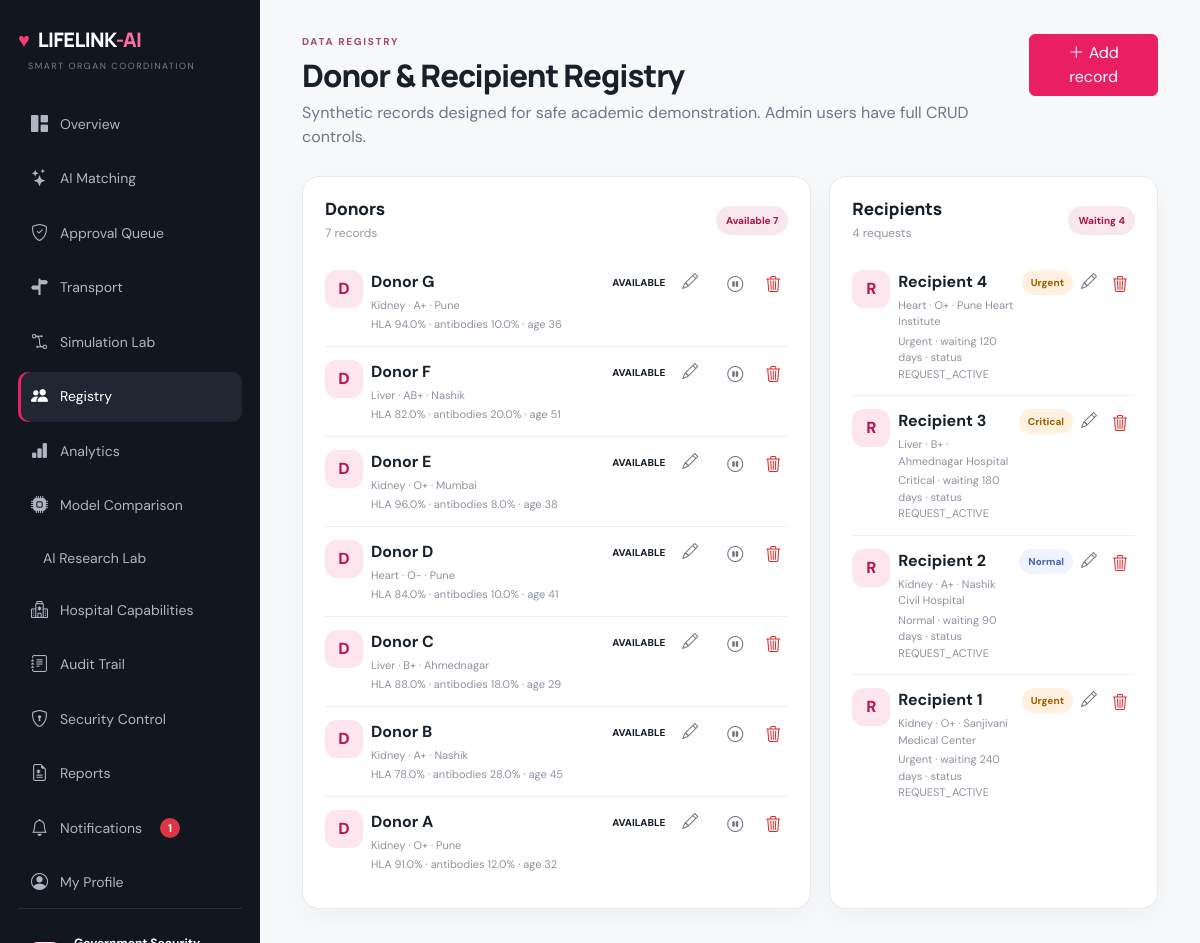
The page /data (signed in) on the database its author committed.
### app/models.py (models this page shows)
class Donor(db.Model):
    id = db.Column(db.Integer, primary_key=True)
    name = db.Column(db.String(120), nullable=False)
    organ = db.Column(db.String(40), nullable=False)
    blood_group = db.Column(db.String(5), nullable=False)
    age = db.Column(db.Integer, nullable=False)
    hla_match = db.Column(db.Float, default=0)
    antibodies = db.Column(db.Float, default=0)
    medical_history = db.Column(db.Float, default=0)
    location = db.Column(db.String(160), nullable=False)
    harvest_hours = db.Column(db.Float, default=0)
    status = db.Column(db.String(30), default='REGISTERED', index=True)
    doctor_approval = db.Column(db.String(20), default='PENDING')
    hospital_approval = db.Column(db.String(20), default='PENDING')
    admin_approval = db.Column(db.String(20), default='PENDING')
    consent = db.Column(db.String(20), default='PENDING')
    approved_by_doctor = db.Column(db.Integer, db.ForeignKey('user.id'))
    approved_by_hospital = db.Column(db.Integer, db.ForeignKey('user.id'))
    approved_by_admin = db.Column(db.Integer, db.ForeignKey('user.id'))
    doctor_decided_at = db.Column(db.DateTime)
    hospital_decided_at = db.Column(db.DateTime)
    admin_decided_at = db.Column(db.DateTime)
    rejection_reason = db.Column(db.Text)
    available_at = db.Column(db.DateTime)
    created_at = db.Column(db.DateTime, default=datetime.utcnow)

class Recipient(db.Model):
    id = db.Column(db.Integer, primary_key=True)
    name = db.Column(db.String(120), nullable=False)
    organ = db.Column(db.String(40), nullable=False)
    blood_group = db.Column(db.String(5), nullable=False)
    age = db.Column(db.Integer, nullable=False)
    hla_match = db.Column(db.Float, default=0)
    antibodies = db.Column(db.Float, default=0)
    medical_history = db.Column(db.Float, default=0)
    waiting_days = db.Column(db.Integer, default=0)
    location = db.Column(db.String(160), nullable=False)
    urgency = db.Column(db.String(20), default='Normal')
    status = db.Column(db.String(30), default='RECIPIENT_REGISTERED', index=True)
    doctor_approval = db.Column(db.String(20), default='PENDING')
    consent = db.Column(db.String(20), default='PENDING')
    approved_by_doctor = db.Column(db.Integer, db.ForeignKey('user.id'))
    doctor_decided_at = db.Column(db.DateTime)
    rejection_reason = db.Column(db.Text)
    activated_at = db.Column(db.DateTime)
    created_at = db.Column(db.DateTime, default=datetime.utcnow)

### app/routes.py (the view)
@bp.route('/data')
@login_required
@require_page('data')
def data():
    if current_user.role in ['Hospital','Doctor']: monitor_sensitive_access('Registry view')
    return render_template('data.html', donors=Donor.query.order_by(Donor.created_at.desc()).all(), recipients=Recipient.query.order_by(Recipient.created_at.desc()).all(), organs=ORGANS, blood=BLOOD, **page_data())

### app/routes.py (called while the page is built)
@bp.before_app_request
def csrf_protect():
    if 'csrf_token' not in request.cookies:
        pass
    from flask import session
    if 'csrf_token' not in session: session['csrf_token']=secrets.token_urlsafe(32)
    if request.method=='POST' and request.endpoint not in {'main.login','main.register'}:
        token=(request.get_json(silent=True) or {}).get('_csrf') if request.is_json else request.form.get('_csrf')
        if not token or not secrets.compare_digest(token,session['csrf_token']): abort(400, description='Invalid or missing security token. Refresh the page and try again.')

def allowed(page): return current_user.role in PERMISSIONS and page in PERMISSIONS[current_user.role]

def require_page(page):
    def deco(fn):
        @wraps(fn)
        def wrapped(*a,**k):
            if not allowed(page): abort(403)
            return fn(*a,**k)
        return wrapped
    return deco

def page_data():
    unread=0
    if current_user.is_authenticated:
        unread=Notification.query.filter_by(user_id=current_user.id,is_read=False).count()
    return dict(active=request.endpoint or '', unread_notifications=unread)

### app/templates/data.html (shortened to what this page needs)
{% extends 'base.html' %}{% block content %}<div class="topbar"><div><div class="eyebrow">DATA REGISTRY</div><h1>Donor & Recipient Registry</h1><p class="muted">Synthetic records designed for safe academic demonstration. Admin users have full CRUD controls.</p></div>{% if current_user.role=='Admin' %}<button class="btn btn-primary" data-bs-toggle="modal" data-bs-target="#addModal"><i class="bi bi-plus-lg"></i> Add record</button>{% endif %}</div><div class="grid2"><div class="panel"><div class="panel-head"><div><h3>Donors</h3><p>{{donors|length}} records</p></div><span class="badge-soft">Available {{donors|selectattr('status','equalto','AVAILABLE')|list|length}}</span></div>{% for d in donors %}<div class="registry-row"><div class="avatar">{{d.name[0]}}</div><div class="flex-grow-1"><b>{{d.name}}</b><small>{{d.organ}} · {{d.blood_group}} · {{d.location}}</small><small>HLA {{d.hla_match}}% · antibodies {{d.antibodies}}% · age {{d.age}}</small></div><span class="status {{d.status|lower}}">{{d.status}}</span>{% if current_user.role=='Admin' %}<a class="icon-btn" href="/donor/{{d.id}}/edit" title="Edit"><i class="bi bi-pencil"></i></a>{% if d.status!='RESERVED' %}<form method="post" action="/donor/{{d.id}}/status"><button class="icon-btn" title="Mark unavailable"><i class="bi bi-pause-circle"></i></button></form>{% endif %}<form method="post" action="/donor/{{d.id}}/delete" onsubmit="return confirm('Delete this donor record?')"><button class="icon-btn danger" title="Delete"><i class="bi bi-trash3"></i></button></form>{% endif %}</div>{% endfor %}</div><div class="panel"><div class="panel-head"><div><h3>Recipients</h3><p>{{recipients|length}} requests</p></div><span class="badge-soft">Waiting {{recipients|selectattr('status','equalto','REQUEST_ACTIVE')|list|length}}</span></div>{% for r in recipients %}<div class="registry-row"><div class="avatar">{{r.name[0]}}</div><div class="flex-grow-1"><b>{{r.name}}</b><small>{{r.organ}} · {{r.blood_group}} · {{r.location}}</small><small>{{r.urgency}} · waiting {{r.waiting_days}} days · status {{r.status}}</small></div><span class="status {{r.urgency|lower}}">{{r.urgency}}</span>{% if current_user.role=='Admin' %}<a class="icon-btn" href="/recipient/{{r.id}}/edit" title="Edit"><i class="bi bi-pencil"></i></a><form method="post" action="/recipient/{{r.id}}/delete" onsubmit="return confirm('Delete this recipient request?')"><button class="icon-btn danger" title="Delete"><i class="bi bi-trash3"></i></button></form>{% endif %}</div>{% endfor %}</div></div>{% endblock %}

### app/static/css/style.css (style rules this page uses)
:root { --ink:#18202a;--muted:#6f7783;--line:#e8e9ee;--bg:#f7f8fa;--card:#fff;--pink:#e91e63;--pink2:#ad1457;--pink-soft:#fde8f0;--green:#11865a;--green-soft:#e7f7ef;--amber:#a46b00;--amber-soft:#fff5dc;--navy:#151a24 }
* { box-sizing:border-box }
body { margin:0;background:var(--bg);color:var(--ink);font-family:'DM Sans',sans-serif }
h1,h2,h3,h4,h5 { font-family:Manrope,sans-serif;font-weight:800 }
a { text-decoration:none;color:inherit }
.muted { color:var(--muted) }
.avatar { height:38px;width:38px;border-radius:12px;background:#fce5ed;color:#b81752;display:grid;place-items:center;font-weight:800;flex:0 0 auto }
.topbar { display:flex;justify-content:space-between;align-items:flex-start;margin-bottom:27px }
.eyebrow { font-size:10px;font-weight:800;letter-spacing:1.7px;color:#a24d70;margin-bottom:8px }
.topbar h1 { font-size:31px;letter-spacing:-1px;margin:0 0 7px }
.topbar p { margin:0 }
.grid2 { display:grid;grid-template-columns:1.55fr 1fr;gap:18px }
.panel { background:#fff;border:1px solid var(--line);border-radius:17px;padding:22px;box-shadow:0 8px 24px rgba(24,32,42,.035) }
.panel-head { display:flex;justify-content:space-between;align-items:center;margin-bottom:15px }
.panel-head h3 { font-size:17px;margin:0 }
.panel-head p { margin:4px 0 0;color:#9298a1;font-size:12px }
.match-row,.registry-row,.transport-row { display:flex;align-items:center;gap:12px;padding:13px 0;border-bottom:1px solid #f0f1f3 }
.match-row:last-child,.registry-row:last-child,.transport-row:last-child { border:0 }
.match-row small,.registry-row small,.route-request small,.transport-row small { display:block;color:#8c939e;font-size:11px;margin-top:3px }
.status { display:inline-flex;align-items:center;padding:5px 9px;border-radius:99px;font-size:10px;font-weight:800;white-space:nowrap }
.status.urgent,.status.critical { background:#fff0df;color:#a05e00 }
.status.normal,.status.routine { background:#eef3ff;color:#4e63a4 }
.btn-primary { background:var(--pink);border-color:var(--pink) }
.badge-soft { background:#f8e8ee;color:#a7194f;padding:7px 10px;border-radius:99px;font-size:10px;font-weight:800 }
.registry-row { align-items:flex-start }
.icon-btn { border:0;background:#f5f6f7;border-radius:8px;width:30px;height:30px;color:#6f7680 }

### app/templates/data.html (style rules this page uses)
.danger { color:#dc2626 }
.icon-btn { border:0;background:transparent }
.registry-row { gap:8px }

### rows shown on the page
Donor: name "D", name "Donor G", organ "Kidney", blood_group "A+", location "Pune", hla_match "94.0", antibodies "10.0", age "36", status "AVAILABLE"
Donor: name "D", name "Donor F", organ "Liver", blood_group "AB+", location "Nashik", hla_match "82.0", antibodies "20.0", age "51", status "AVAILABLE"
Donor: name "D", name "Donor E", organ "Kidney", blood_group "O+", location "Mumbai", hla_match "96.0", antibodies "8.0", age "38", status "AVAILABLE"
Donor: name "D", name "Donor D", organ "Heart", blood_group "O-", location "Pune", hla_match "84.0", antibodies "10.0", age "41", status "AVAILABLE"
Donor: name "D", name "Donor C", organ "Liver", blood_group "B+", location "Ahmednagar", hla_match "88.0", antibodies "18.0", age "29", status "AVAILABLE"
Donor: name "D", name "Donor B", organ "Kidney", blood_group "A+", location "Nashik", hla_match "78.0", antibodies "28.0", age "45", status "AVAILABLE"
Donor: name "D", name "Donor A", organ "Kidney", blood_group "O+", location "Pune", hla_match "91.0", antibodies "12.0", age "32", status "AVAILABLE"
Recipient: name "R", name "Recipient 4", organ "Heart", blood_group "O+", location "Pune Heart Institute", urgency "Urgent", waiting_days "120", status "REQUEST_ACTIVE"
Recipient: name "R", name "Recipient 3", organ "Liver", blood_group "B+", location "Ahmednagar Hospital", urgency "Critical", waiting_days "180", status "REQUEST_ACTIVE"
Recipient: name "R", name "Recipient 2", organ "Kidney", blood_group "A+", location "Nashik Civil Hospital", urgency "Normal", waiting_days "90", status "REQUEST_ACTIVE"
Recipient: name "R", name "Recipient 1", organ "Kidney", blood_group "O+", location "Sanjivani Medical Center", urgency "Urgent", waiting_days "240", status "REQUEST_ACTIVE"

### other values the page prints
{{ unread_notifications }} "1"
{{ donors|length }} "7"
{{ donors|selectattr('status','equalto','AVAILABLE')|list|length }} "7"
{{ recipients|length }} "4"
{{ recipients|selectattr('status','equalto','REQUEST_ACTIVE')|list|length }} "4"
